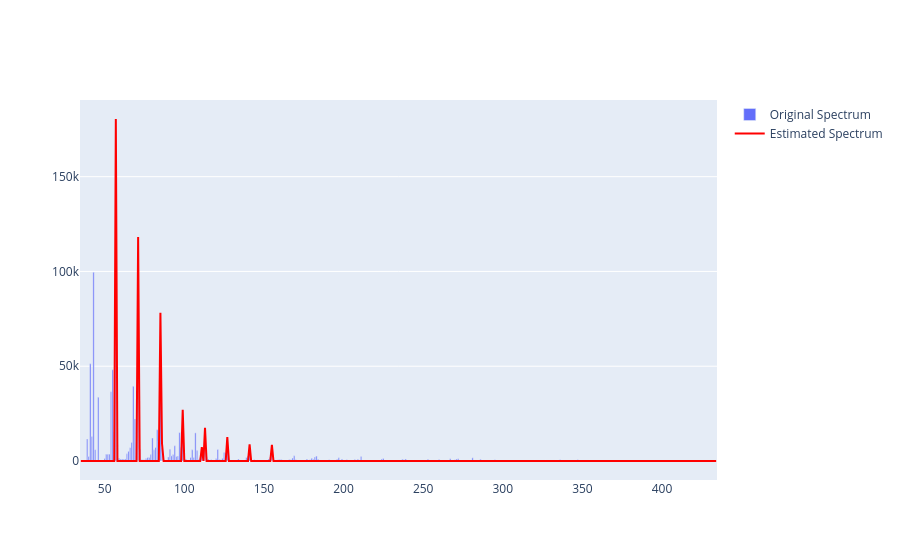

Here is the notebook cell this chart was saved with:
### Code cell
import plotly.graph_objects as go
import numpy as np
import kaleido
i=500
# Example spectra data
# Replace these with your actual spectra arrays
spectrum2 = sepc_list[i]  # First spectrum for bar plot
spectrum1 = matches[i][1][0]['spectra'] # Second spectrum for line plot
# Generate x-axis values
x_values = np.arange(len(spectrum1))+35
# Create the bar plot for the first spectrum
bar_trace = go.Bar(x=x_values, y=spectrum1, name='Original Spectrum')
# Create the line plot for the second spectrum
line_trace = go.Scatter(x=x_values, y=spectrum2, mode='lines', name='Estimated Spectrum', line=dict(color='red'))
# Combine both plots
fig = go.Figure(data=[bar_trace, line_trace])
fig

### Figure 1 — Plotly figure (JSON) as saved in the notebook; plotly's stock layout.template omitted (floating-point values rounded to 4 significant figures; data arrays with more than 128 entries replaced by an {"elided": "..."} marker saying what was removed)
{"data": [{"name": "Original Spectrum", "type": "bar", "x": {"elided": "400 int values"}, "y": {"elided": "400 float values"}}, {"line": {"color": "red"}, "mode": "lines", "name": "Estimated Spectrum", "type": "scatter", "x": {"elided": "400 int values"}, "y": {"elided": "400 float values"}}], "layout": {}}
